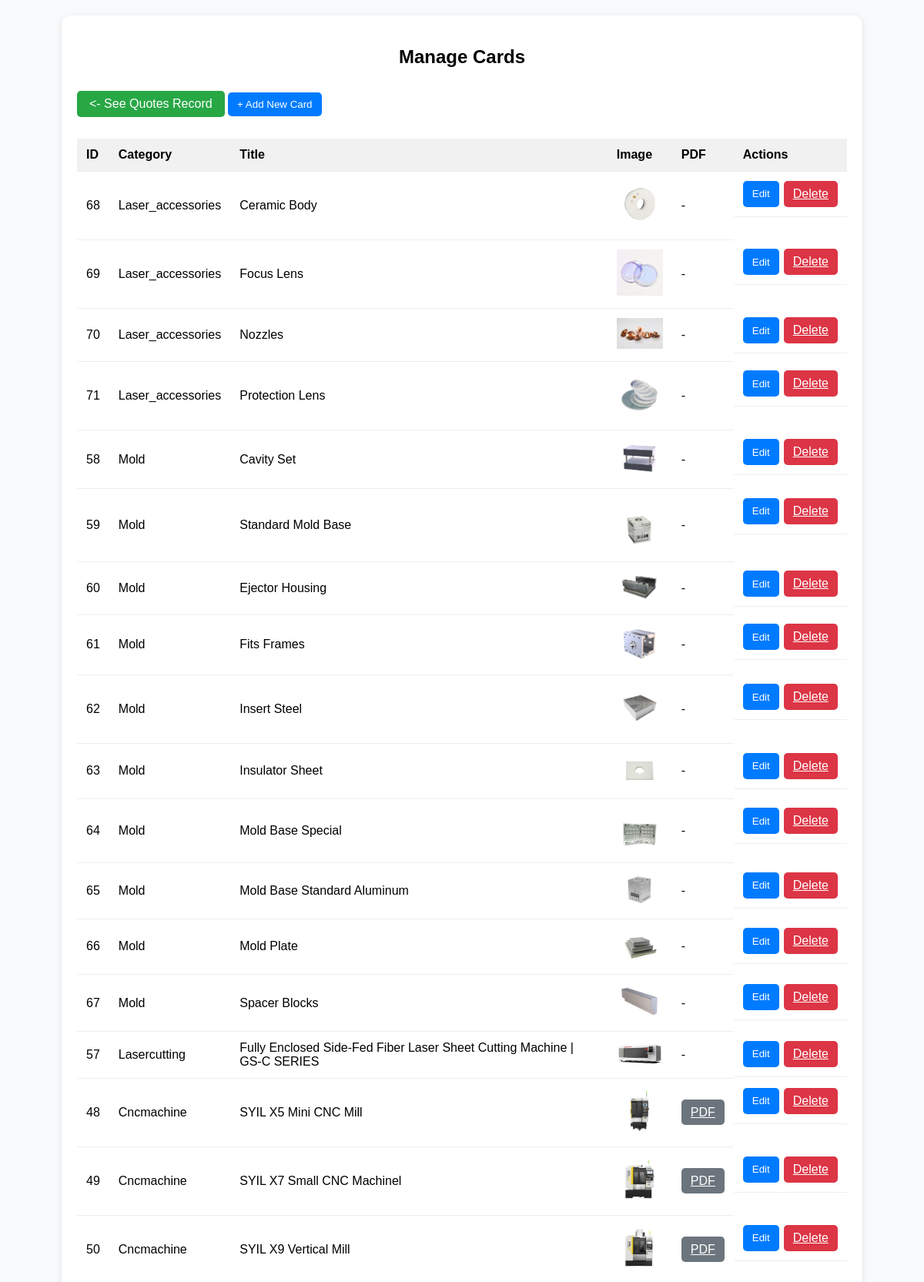
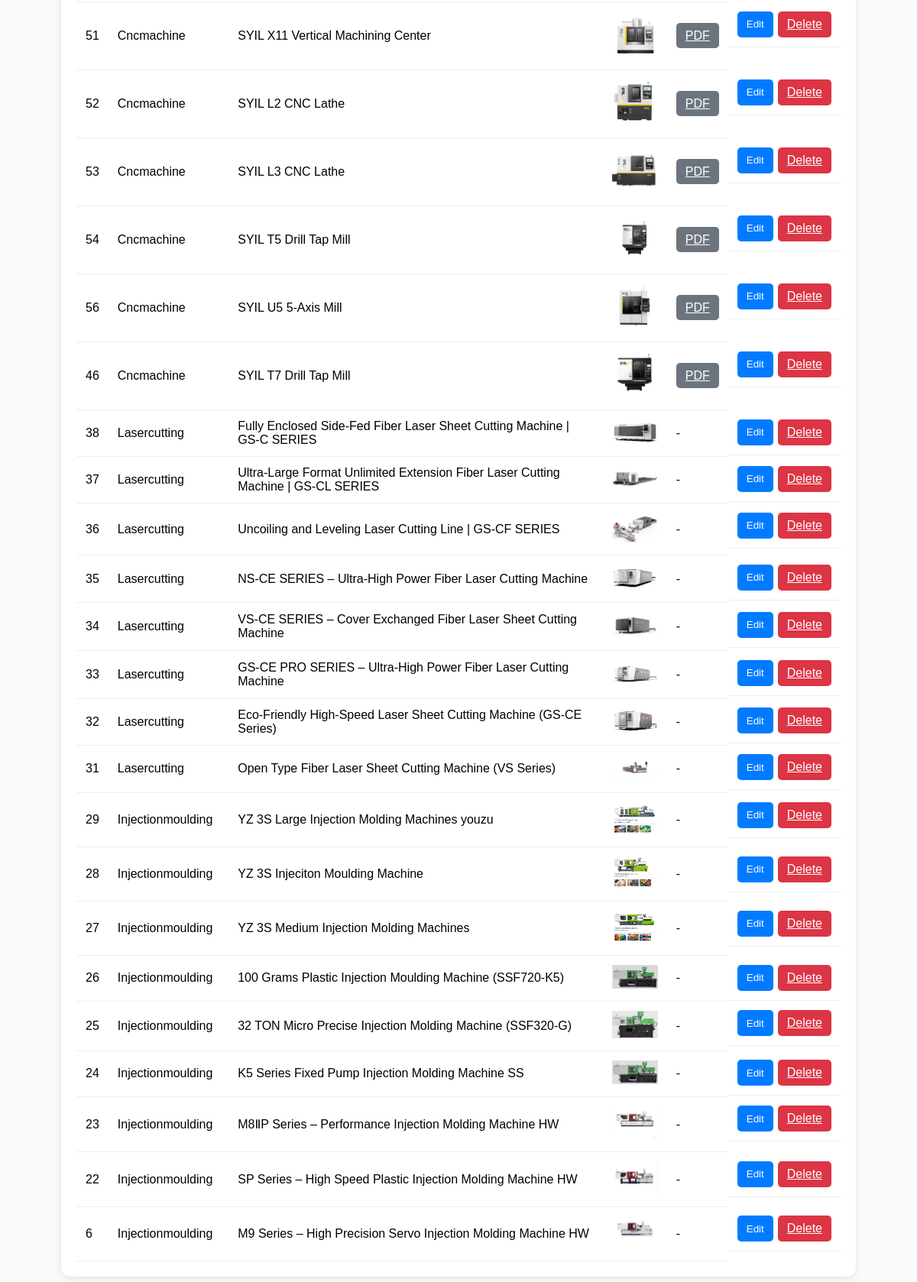
The page /admin_cards.php (signed in) on the database its author committed (2 pictures, top to bottom).
### tables this page shows
CREATE TABLE `cards` (
  `id` int(11) NOT NULL,
  `category` varchar(100) DEFAULT NULL,
  `title` varchar(255) DEFAULT NULL,
  `description` text DEFAULT NULL,
  `image` varchar(255) DEFAULT NULL,
  `pdf` varchar(255) DEFAULT NULL,
  `created_at` timestamp NOT NULL DEFAULT current_timestamp()
);

### admin_cards.php (the view, shortened to what this page needs)
<?php
include 'db_connection.php';
$cards = mysqli_query($conn, "SELECT * FROM cards ORDER BY created_at DESC");
?>
<!DOCTYPE html>
<html lang="en">
<head>
</head>
<body>
<div class="container">
  <h2>Manage Cards</h2>
  <a href="quotes.php" class="btn-home"><- See Quotes Record</a>
  <button onclick="openModal('add')">+ Add New Card</button><br><br>
  <table class="table">
    <tr>
      <th>ID</th>
      <th>Category</th>
      <th>Title</th>
      <th>Image</th>
      <th>PDF</th>
      <th>Actions</th>
    </tr>
    <?php while ($row = mysqli_fetch_assoc($cards)) { ?>
      <tr>
        <td><?= $row['id'] ?></td>
        <td><?= ucfirst($row['category']) ?></td>
        <td><?= htmlspecialchars($row['title']) ?></td>
        <td><?php if($row['image']) echo "<img src='{$row['image']}' width='60'>"; ?></td>
        <td>
          <?php
          if ($row['pdf'])
            echo "<a class='btn btn-secondary' href='{$row['pdf']}' target='_blank'>PDF</a>";
          else
            echo "-";
          ?>
        </td>
        <td class="actions">
          <button onclick="editCard(<?= htmlspecialchars(json_encode($row)) ?>)">Edit</button>
          <a class="btn btn-danger" href="?delete=<?= $row['id'] ?>" onclick="return confirm('Delete this card?')">Delete</a>
        </td>
      </tr>
    <?php } ?>
  </table>
</div>
</body>
</html>

### admin_cards.php (style rules this page uses)
body { font-family: "Poppins", sans-serif; background: #f9fafb; margin: 0; padding: 20px; }
h2 { text-align: center; margin-bottom: 20px; }
.container { max-width: 1000px; margin: auto; background: #fff; padding: 20px; border-radius: 12px; box-shadow: 0 2px 10px rgba(0,0,0,0.1); }
.table { width: 100%; border-collapse: collapse; }
.table th, .table td { padding: 12px; border-bottom: 1px solid #eee; text-align: left; }
.table th { background: #f1f1f1; }
button, .btn { background: #007bff; border: none; padding: 8px 12px; color: white; border-radius: 5px; cursor: pointer; }
.btn-danger { background: #dc3545; }
.btn-secondary { background: #6c757d; }
.actions { display: flex; gap: 6px; }
.btn-home { padding: 8px 16px; margin: 10px 0; border-radius: 5px; background-color: #28a745; color: white; border: none; cursor: pointer; text-align: center; display: inline-block; text-decoration: none; }

### rows shown on the page
cards: id "68", category "Laser_accessories", title "Ceramic Body", image (picture)
cards: id "69", category "Laser_accessories", title "Focus Lens", image (picture)
cards: id "70", category "Laser_accessories", title "Nozzles", image (picture)
cards: id "71", category "Laser_accessories", title "Protection Lens", image (picture)
cards: id "58", category "Mold", title "Cavity Set", image (picture)
cards: id "59", category "Mold", title "Standard Mold Base", image (picture)
cards: id "60", category "Mold", title "Ejector Housing", image (picture)
cards: id "61", category "Mold", title "Fits Frames", image (picture)
cards: id "62", category "Mold", title "Insert Steel", image (picture)
cards: id "63", category "Mold", title "Insulator Sheet", image (picture)
cards: id "64", category "Mold", title "Mold Base Special", image (picture)
cards: id "65", category "Mold", title "Mold Base Standard Aluminum", image (picture)
cards: id "66", category "Mold", title "Mold Plate", image (picture)
cards: id "67", category "Mold", title "Spacer Blocks", image (picture)
cards: id "57", category "Lasercutting", title "Fully Enclosed Side-Fed Fiber Laser Sheet Cutting Machine | GS-C SERIES", image (picture)
cards: id "48", category "Cncmachine", title "SYIL X5 Mini CNC Mill", image (picture)
cards: id "49", category "Cncmachine", title "SYIL X7 Small CNC Machinel", image (picture)
cards: id "50", category "Cncmachine", title "SYIL X9 Vertical Mill", image (picture)
cards: id "51", category "Cncmachine", title "SYIL X11 Vertical Machining Center", image (picture)
cards: id "52", category "Cncmachine", title "SYIL L2 CNC Lathe", image (picture)
cards: id "53", category "Cncmachine", title "SYIL L3 CNC Lathe", image (picture)
cards: id "54", category "Cncmachine", title "SYIL T5 Drill Tap Mill", image (picture)
cards: id "56", category "Cncmachine", title "SYIL U5 5-Axis Mill", image (picture)
cards: id "46", category "Cncmachine", title "SYIL T7 Drill Tap Mill", image (picture)
cards: id "38", category "Lasercutting", title "Fully Enclosed Side-Fed Fiber Laser Sheet Cutting Machine | GS-C SERIES", image (picture)
cards: id "37", category "Lasercutting", title "Ultra-Large Format Unlimited Extension Fiber Laser Cutting Machine | GS-CL SERIES", image (picture)
cards: id "36", category "Lasercutting", title "Uncoiling and Leveling Laser Cutting Line | GS-CF SERIES", image (picture)
cards: id "35", category "Lasercutting", title "NS-CE SERIES – Ultra-High Power Fiber Laser Cutting Machine", image (picture)
cards: id "34", category "Lasercutting", title "VS-CE SERIES – Cover Exchanged Fiber Laser Sheet Cutting Machine", image (picture)
cards: id "33", category "Lasercutting", title "GS-CE PRO SERIES – Ultra-High Power Fiber Laser Cutting Machine", image (picture)
cards: id "32", category "Lasercutting", title "Eco-Friendly High-Speed Laser Sheet Cutting Machine (GS-CE Series)", image (picture)
cards: id "31", category "Lasercutting", title "Open Type Fiber Laser Sheet Cutting Machine (VS Series)", image (picture)
cards: id "29", category "Injectionmoulding", title "YZ 3S Large Injection Molding Machines youzu", image (picture)
cards: id "28", category "Injectionmoulding", title "YZ 3S Injeciton Moulding Machine", image (picture)
cards: id "27", category "Injectionmoulding", title "YZ 3S Medium Injection Molding Machines", image (picture)
cards: id "26", category "Injectionmoulding", title "100 Grams Plastic Injection Moulding Machine (SSF720-K5)", image (picture)
cards: id "25", category "Injectionmoulding", title "32 TON Micro Precise Injection Molding Machine (SSF320-G)", image (picture)
cards: id "24", category "Injectionmoulding", title "K5 Series Fixed Pump Injection Molding Machine SS", image (picture)
cards: id "23", category "Injectionmoulding", title "M8ⅡP Series – Performance Injection Molding Machine HW", image (picture)
cards: id "22", category "Injectionmoulding", title "SP Series – High Speed Plastic Injection Molding Machine HW", image (picture)
cards: id "6", category "Injectionmoulding", title "M9 Series – High Precision Servo Injection Molding Machine HW", image (picture)
